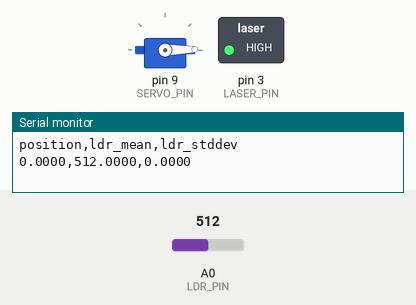
This sketch was run on a simulated Arduino Uno, built with avr-gcc and run on an emulated ATmega328P. Parts: servo, switched loads named in the sketch (green lamp = pin HIGH), the last lines printed to the serial monitor. Inputs (shaded band) come from the test bench; at power-on: A0 (LDR_PIN) = 512.

Above: at 1.9 s.
At 19.6 s:
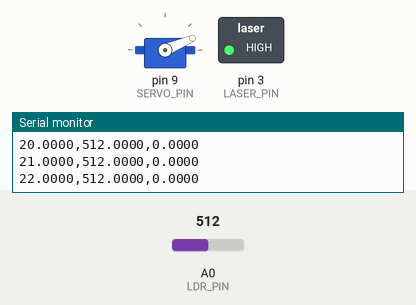
At 37.3 s:
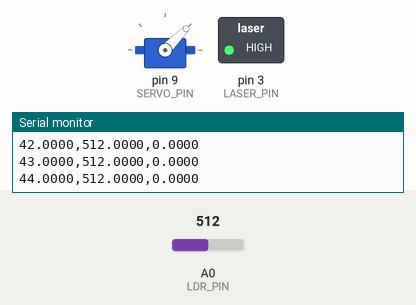
Timing chart, 0 to 38.8 s (numbered marks = the images above):
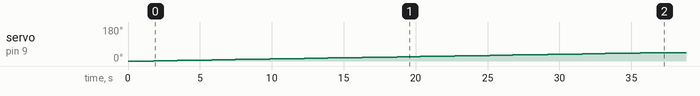

Measured:
- by itself, servo on pin 9 (SERVO_PIN): moves from 0° to 45° over 35.4 s

The sketch:

laser_profile_calibration.ino
```cpp
# include <Servo.h>
# include "CSVPrinter.h"

// Define variables
int pos = 0;
bool hasRun = false;
Servo myServo;

// Define constants
const int SERVO_PIN = 9; // Pin connected to the servo signal wire
const int LASER_PIN = 3; // Pin connected to the laser
const int LDR_PIN = A0;  // Pin connected to the LDR
const int NUM_SAMPLES = 100; // Number of samples to average for LDR reading

/**
 * @brief Holds the mean and standard deviation of LDR readings.
 */
struct LDRStats {
float mean;
float stddev;
};

/**
 * @brief Averages multiple readings from an LDR connected to the specified analog pin.
 * @param pin The analog pin where the LDR is connected.
 * @param numSamples The number of samples to average.
 * @return LDRStats struct containing mean and standard deviation.
 */
LDRStats averageReadLDR(int pin, int numSamples) {
float total = 0;
float values[20]; // max 20 samples for memory safety
if (numSamples > 20) numSamples = 20;
for (int i = 0; i < numSamples; i++) {
    values[i] = analogRead(pin);
    total += values[i];
    delay(10); // Small delay to allow ADC to stabilize
}
float mean = total / (float)numSamples;
float sumSq = 0;
for (int i = 0; i < numSamples; i++) {
    sumSq += (values[i] - mean) * (values[i] - mean);
}
float stddev = sqrt(sumSq / (float)numSamples);
LDRStats stats = {mean, stddev};
return stats;
}

void setup() {
    CSVPrinter::begin(9600);
    myServo.attach(SERVO_PIN);
    pinMode(LASER_PIN, OUTPUT);
    digitalWrite(LASER_PIN, HIGH); // Turn on laser
    myServo.write(0); // Initialize servo position
    delay(1000); // Wait for servo to reach position

    // Print CSV header
    CSVPrinter::printHeader("position,ldr_mean,ldr_stddev");
}

void loop() {
    if (hasRun) {
        return; // Only run once
    }
    for (pos = 0; pos <= 45; pos += 1) {
        myServo.write(pos);
        delay(500); // Wait for servo to reach position

        // Take LDR reading

        LDRStats stats = averageReadLDR(LDR_PIN, NUM_SAMPLES);
        float ldrValue = stats.mean; // Use mean value for CSV
        float ldrStdDev = stats.stddev; // Use standard deviation for CSV

        // Print CSV row
        // Reverse position to go from 0 to 45
        CSVPrinter::printRow(pos, ldrValue, ldrStdDev);

        delay(100);
    }
    hasRun = true;
}
```

CSVPrinter.h
```cpp
#ifndef CSV_PRINTER_H
#define CSV_PRINTER_H

#include <Arduino.h>

/**
 * @brief A library for printing CSV formatted data to the Arduino Serial monitor.
 *
 * This library provides convenient functions for outputting data in CSV format,
 * making it easy to collect and analyze experimental data from Arduino projects.
 *
 * @author Generated for PHY3902 Labs
 * @version 1.0
 */

class CSVPrinter {
public:
    /**
     * @brief Initialize the CSV printer with Serial communication.
     * @param baudRate The baud rate for Serial communication (default: 9600)
     */
    static void begin(long baudRate = 9600);

    /**
     * @brief Prints a value in CSV format to the Serial output.
     * @tparam T The type of the value to print.
     * @param value The value to print.
     * @param eol If true, prints a newline after the value; otherwise, prints a comma.
     * @param precision Number of decimal places for floating point values (default: 4)
     */
    template <typename T>
    static void printValue(T value, bool eol = false, int precision = 4);

    /**
     * @brief Prints a CSV header row.
     * @param headers Array of header strings
     * @param numHeaders Number of headers in the array
     */
    static void printHeader(const char* headers[], int numHeaders);

    /**
     * @brief Prints a CSV header row using a single string with comma-separated values.
     * @param headerString String containing comma-separated header names
     */
    static void printHeader(const char* headerString);

    /**
     * @brief Starts a new CSV row (no output, just for organization)
     */
    static void startRow();

    /**
     * @brief Ends the current CSV row with a newline
     */
    static void endRow();

    /**
     * @brief Prints a complete CSV row with 2 values
     */
    template <typename T1, typename T2>
    static void printRow(T1 val1, T2 val2, int precision = 4);

    /**
     * @brief Prints a complete CSV row with 3 values
     */
    template <typename T1, typename T2, typename T3>
    static void printRow(T1 val1, T2 val2, T3 val3, int precision = 4);

    /**
     * @brief Prints a complete CSV row with 4 values
     */
    template <typename T1, typename T2, typename T3, typename T4>
    static void printRow(T1 val1, T2 val2, T3 val3, T4 val4, int precision = 4);
};

// Template function implementations

template <typename T>
void CSVPrinter::printValue(T value, bool eol, int precision) {
    if (eol) {
        Serial.println((float)value, precision);
    } else {
        Serial.print((float)value, precision);
        Serial.print(",");
    }
}

template <typename T1, typename T2>
void CSVPrinter::printRow(T1 val1, T2 val2, int precision) {
    printValue(val1, false, precision);
    printValue(val2, true, precision);
}

template <typename T1, typename T2, typename T3>
void CSVPrinter::printRow(T1 val1, T2 val2, T3 val3, int precision) {
    printValue(val1, false, precision);
    printValue(val2, false, precision);
    printValue(val3, true, precision);
}

template <typename T1, typename T2, typename T3, typename T4>
void CSVPrinter::printRow(T1 val1, T2 val2, T3 val3, T4 val4, int precision) {
    printValue(val1, false, precision);
    printValue(val2, false, precision);
    printValue(val3, false, precision);
    printValue(val4, true, precision);
}

// Non-template function implementations

void CSVPrinter::begin(long baudRate) {
    Serial.begin(baudRate);
}

void CSVPrinter::printHeader(const char* headers[], int numHeaders) {
    for (int i = 0; i < numHeaders; i++) {
        Serial.print(headers[i]);
        if (i < numHeaders - 1) {
            Serial.print(",");
        }
    }
    Serial.println();
}

void CSVPrinter::printHeader(const char* headerString) {
    Serial.println(headerString);
}

void CSVPrinter::startRow() {
    // This function is for organization/readability - no actual output
}

void CSVPrinter::endRow() {
    Serial.println();
}

#endif // CSV_PRINTER_H
```
